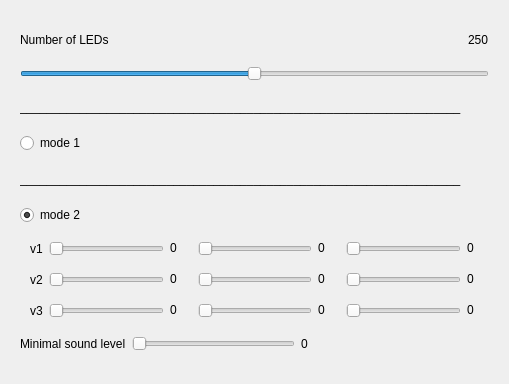
<?xml version="1.0" encoding="UTF-8"?>
<ui version="4.0">
 <class>Settings</class>
 <widget class="QWidget" name="Settings">
  <property name="geometry">
   <rect>
    <x>0</x>
    <y>0</y>
    <width>509</width>
    <height>384</height>
   </rect>
  </property>
  <property name="windowTitle">
   <string>Settings</string>
  </property>
  <property name="styleSheet">
   <string notr="true">position: relative;</string>
  </property>
  <layout class="QGridLayout" name="gridLayout">
   <item row="0" column="1">
    <widget class="QWidget" name="backgroundWidget" native="true">
     <layout class="QGridLayout" name="gridLayout_2">
      <item row="0" column="0">
       <layout class="QVBoxLayout" name="verticalLayout">
        <item>
         <layout class="QHBoxLayout" name="horizontalLayout_4">
          <item>
           <widget class="QLabel" name="label_2">
            <property name="text">
             <string>Number of LEDs</string>
            </property>
           </widget>
          </item>
          <item alignment="Qt::AlignRight">
           <widget class="QLabel" name="label_amount">
            <property name="text">
             <string>250</string>
            </property>
           </widget>
          </item>
         </layout>
        </item>
        <item>
         <widget class="QSlider" name="slider_amount">
          <property name="enabled">
           <bool>true</bool>
          </property>
          <property name="maximum">
           <number>500</number>
          </property>
          <property name="value">
           <number>250</number>
          </property>
          <property name="orientation">
           <enum>Qt::Horizontal</enum>
          </property>
         </widget>
        </item>
        <item>
         <widget class="QLabel" name="label">
          <property name="text">
           <string>__________________________________________________________________</string>
          </property>
         </widget>
        </item>
        <item>
         <widget class="QRadioButton" name="btnMode1">
          <property name="text">
           <string>mode 1</string>
          </property>
         </widget>
        </item>
        <item>
         <widget class="QLabel" name="label_3">
          <property name="text">
           <string>__________________________________________________________________</string>
          </property>
         </widget>
        </item>
        <item>
         <widget class="QRadioButton" name="btnMode2">
          <property name="text">
           <string>mode 2</string>
          </property>
          <property name="checked">
           <bool>true</bool>
          </property>
         </widget>
        </item>
        <item>
         <layout class="QHBoxLayout" name="horizontalLayout">
          <property name="leftMargin">
           <number>10</number>
          </property>
          <property name="topMargin">
           <number>10</number>
          </property>
          <item>
           <widget class="QLabel" name="v1">
            <property name="text">
             <string>v1</string>
            </property>
           </widget>
          </item>
          <item>
           <widget class="QSlider" name="v1r">
            <property name="maximum">
             <number>255</number>
            </property>
            <property name="orientation">
             <enum>Qt::Horizontal</enum>
            </property>
           </widget>
          </item>
          <item>
           <widget class="QLabel" name="label_v1r">
            <property name="sizePolicy">
             <sizepolicy hsizetype="Fixed" vsizetype="Fixed">
              <horstretch>0</horstretch>
              <verstretch>0</verstretch>
             </sizepolicy>
            </property>
            <property name="minimumSize">
             <size>
              <width>22</width>
              <height>0</height>
             </size>
            </property>
            <property name="text">
             <string>0</string>
            </property>
           </widget>
          </item>
          <item>
           <widget class="QSlider" name="v1g">
            <property name="maximum">
             <number>255</number>
            </property>
            <property name="orientation">
             <enum>Qt::Horizontal</enum>
            </property>
           </widget>
          </item>
          <item>
           <widget class="QLabel" name="label_v1g">
            <property name="sizePolicy">
             <sizepolicy hsizetype="Fixed" vsizetype="Fixed">
              <horstretch>10</horstretch>
              <verstretch>0</verstretch>
             </sizepolicy>
            </property>
            <property name="minimumSize">
             <size>
              <width>22</width>
              <height>0</height>
             </size>
            </property>
            <property name="text">
             <string>0</string>
            </property>
           </widget>
          </item>
          <item>
           <widget class="QSlider" name="v1b">
            <property name="maximum">
             <number>255</number>
            </property>
            <property name="orientation">
             <enum>Qt::Horizontal</enum>
            </property>
           </widget>
          </item>
          <item>
           <widget class="QLabel" name="label_v1b">
            <property name="sizePolicy">
             <sizepolicy hsizetype="Fixed" vsizetype="Fixed">
              <horstretch>10</horstretch>
              <verstretch>0</verstretch>
             </sizepolicy>
            </property>
            <property name="minimumSize">
             <size>
              <width>22</width>
              <height>0</height>
             </size>
            </property>
            <property name="text">
             <string>0</string>
            </property>
           </widget>
          </item>
         </layout>
        </item>
        <item>
         <layout class="QHBoxLayout" name="horizontalLayout_2">
          <property name="leftMargin">
           <number>10</number>
          </property>
          <property name="topMargin">
           <number>10</number>
          </property>
          <item>
           <widget class="QLabel" name="v2">
            <property name="text">
             <string>v2</string>
            </property>
           </widget>
          </item>
          <item>
           <widget class="QSlider" name="v2r">
            <property name="maximum">
             <number>255</number>
            </property>
            <property name="orientation">
             <enum>Qt::Horizontal</enum>
            </property>
           </widget>
          </item>
          <item>
           <widget class="QLabel" name="label_v2r">
            <property name="sizePolicy">
             <sizepolicy hsizetype="Fixed" vsizetype="Fixed">
              <horstretch>10</horstretch>
              <verstretch>0</verstretch>
             </sizepolicy>
            </property>
            <property name="minimumSize">
             <size>
              <width>22</width>
              <height>0</height>
             </size>
            </property>
            <property name="text">
             <string>0</string>
            </property>
           </widget>
          </item>
          <item>
           <widget class="QSlider" name="v2g">
            <property name="maximum">
             <number>255</number>
            </property>
            <property name="orientation">
             <enum>Qt::Horizontal</enum>
            </property>
           </widget>
          </item>
          <item>
           <widget class="QLabel" name="label_v2g">
            <property name="sizePolicy">
             <sizepolicy hsizetype="Fixed" vsizetype="Fixed">
              <horstretch>10</horstretch>
              <verstretch>0</verstretch>
             </sizepolicy>
            </property>
            <property name="minimumSize">
             <size>
              <width>22</width>
              <height>0</height>
             </size>
            </property>
            <property name="text">
             <string>0</string>
            </property>
           </widget>
          </item>
          <item>
           <widget class="QSlider" name="v2b">
            <property name="maximum">
             <number>255</number>
            </property>
            <property name="orientation">
             <enum>Qt::Horizontal</enum>
            </property>
           </widget>
          </item>
          <item>
           <widget class="QLabel" name="label_v2b">
            <property name="sizePolicy">
             <sizepolicy hsizetype="Fixed" vsizetype="Fixed">
              <horstretch>10</horstretch>
              <verstretch>0</verstretch>
             </sizepolicy>
            </property>
            <property name="minimumSize">
             <size>
              <width>22</width>
              <height>0</height>
             </size>
            </property>
            <property name="text">
             <string>0</string>
            </property>
           </widget>
          </item>
         </layout>
        </item>
        <item>
         <layout class="QHBoxLayout" name="horizontalLayout_3">
          <property name="leftMargin">
           <number>10</number>
          </property>
          <property name="topMargin">
           <number>10</number>
          </property>
          <item>
           <widget class="QLabel" name="v3">
            <property name="text">
             <string>v3</string>
            </property>
           </widget>
          </item>
          <item>
           <widget class="QSlider" name="v3r">
            <property name="maximum">
             <number>255</number>
            </property>
            <property name="orientation">
             <enum>Qt::Horizontal</enum>
            </property>
           </widget>
          </item>
          <item>
           <widget class="QLabel" name="label_v3r">
            <property name="sizePolicy">
             <sizepolicy hsizetype="Fixed" vsizetype="Fixed">
              <horstretch>10</horstretch>
              <verstretch>0</verstretch>
             </sizepolicy>
            </property>
            <property name="minimumSize">
             <size>
              <width>22</width>
              <height>0</height>
             </size>
            </property>
            <property name="text">
             <string>0</string>
            </property>
           </widget>
          </item>
          <item>
           <widget class="QSlider" name="v3g">
            <property name="maximum">
             <number>255</number>
            </property>
            <property name="orientation">
             <enum>Qt::Horizontal</enum>
            </property>
           </widget>
          </item>
          <item>
           <widget class="QLabel" name="label_v3g">
            <property name="sizePolicy">
             <sizepolicy hsizetype="Fixed" vsizetype="Fixed">
              <horstretch>10</horstretch>
              <verstretch>0</verstretch>
             </sizepolicy>
            </property>
            <property name="minimumSize">
             <size>
              <width>22</width>
              <height>0</height>
             </size>
            </property>
            <property name="text">
             <string>0</string>
            </property>
           </widget>
          </item>
          <item>
           <widget class="QSlider" name="v3b">
            <property name="maximum">
             <number>255</number>
            </property>
            <property name="orientation">
             <enum>Qt::Horizontal</enum>
            </property>
           </widget>
          </item>
          <item>
           <widget class="QLabel" name="label_v3b">
            <property name="sizePolicy">
             <sizepolicy hsizetype="Fixed" vsizetype="Fixed">
              <horstretch>10</horstretch>
              <verstretch>0</verstretch>
             </sizepolicy>
            </property>
            <property name="minimumSize">
             <size>
              <width>22</width>
              <height>0</height>
             </size>
            </property>
            <property name="text">
             <string>0</string>
            </property>
           </widget>
          </item>
         </layout>
        </item>
        <item>
         <layout class="QHBoxLayout" name="horizontalLayout_5">
          <item>
           <widget class="QLabel" name="label_4">
            <property name="text">
             <string>Minimal sound level</string>
            </property>
           </widget>
          </item>
          <item>
           <widget class="QSlider" name="slider_minLevel">
            <property name="maximum">
             <number>100</number>
            </property>
            <property name="orientation">
             <enum>Qt::Horizontal</enum>
            </property>
           </widget>
          </item>
          <item>
           <widget class="QLabel" name="label_minLevel">
            <property name="sizePolicy">
             <sizepolicy hsizetype="Fixed" vsizetype="Preferred">
              <horstretch>25</horstretch>
              <verstretch>0</verstretch>
             </sizepolicy>
            </property>
            <property name="minimumSize">
             <size>
              <width>25</width>
              <height>0</height>
             </size>
            </property>
            <property name="text">
             <string>0</string>
            </property>
           </widget>
          </item>
          <item>
           <spacer name="horizontalSpacer">
            <property name="orientation">
             <enum>Qt::Horizontal</enum>
            </property>
            <property name="sizeHint" stdset="0">
             <size>
              <width>40</width>
              <height>20</height>
             </size>
            </property>
           </spacer>
          </item>
         </layout>
        </item>
       </layout>
      </item>
     </layout>
    </widget>
   </item>
  </layout>
 </widget>
 <resources/>
 <connections/>
</ui>
